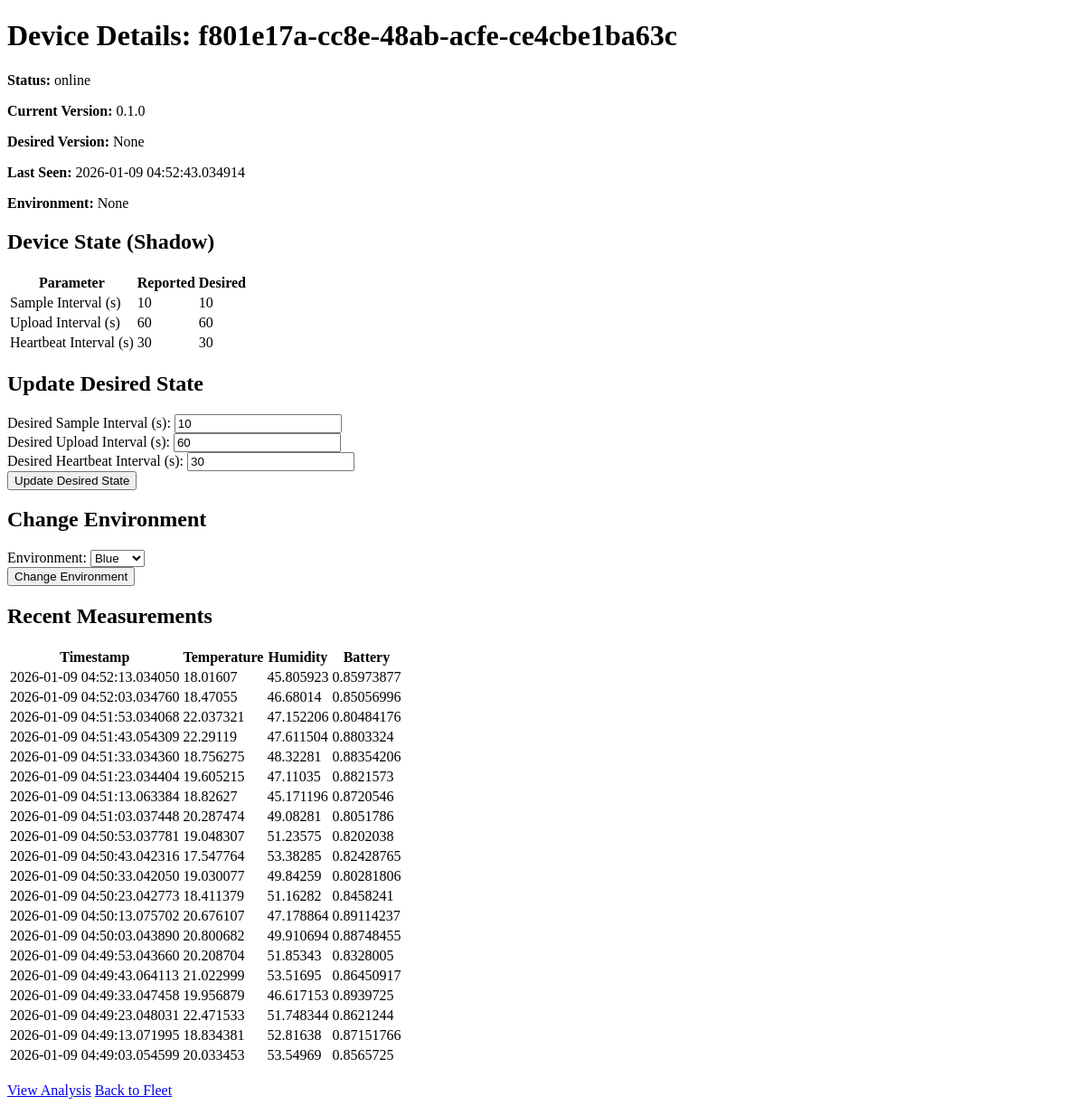
The app's page /devices/f801e17a-cc8e-48ab-acfe-ce4cbe1ba63c with its own data.
### app/models.py (models this page shows)
class Device(Base):
    __tablename__ = "devices"
    id = Column(String, primary_key=True, index=True)
    current_version = Column(String)
    desired_version = Column(String)
    last_seen = Column(DateTime, default=datetime.datetime.utcnow)
    status = Column(String)
    rollout_bucket = Column(Integer, default=lambda: random.randint(0, 99))
    environment = Column(String, default="blue")
    region = Column(String, nullable=True)
    hardware_rev = Column(String, nullable=True)
    reported_sample_interval_secs = Column(Integer, default=10)
    reported_upload_interval_secs = Column(Integer, default=60)
    reported_heartbeat_interval_secs = Column(Integer, default=30)
    desired_sample_interval_secs = Column(Integer, default=10)
    desired_upload_interval_secs = Column(Integer, default=60)
    desired_heartbeat_interval_secs = Column(Integer, default=30)
    measurements = relationship("Measurement", back_populates="device")
    errors = relationship("DeviceError", back_populates="device")

### app/ui/views.py (the view)
@router.get("/devices/{device_id}", response_class=HTMLResponse)
async def read_device(request: Request, device_id: str, db: Session = Depends(get_db)):
    device = db.query(models.Device).filter(models.Device.id == device_id).first()
    if device:
        measurements = db.query(models.Measurement).filter(models.Measurement.device_id == device_id).order_by(models.Measurement.timestamp.desc()).limit(20).all()
    else:
        measurements = []
    return templates.TemplateResponse("device_detail.html", {"request": request, "device": device, "measurements": measurements})

### app/ui/templates/device_detail.html (shortened to what this page needs)
<!DOCTYPE html>
<html>
<head>
    <link rel="stylesheet" href="/static/main.css">
</head>
<body>
    {% if device %}
    <h1>Device Details: {{ device.id }}</h1>
    <p><strong>Status:</strong> {{ device.status }}</p>
    <p><strong>Current Version:</strong> {{ device.current_version }}</p>
    <p><strong>Desired Version:</strong> {{ device.desired_version }}</p>
    <p><strong>Last Seen:</strong> {{ device.last_seen }}</p>
    <p><strong>Environment:</strong> {{ device.environment }}</p>
    <h2>Device State (Shadow)</h2>
    <table>
        <thead>
            <tr>
                <th>Parameter</th>
                <th>Reported</th>
                <th>Desired</th>
            </tr>
        </thead>
        <tbody>
            <tr>
                <td>Sample Interval (s)</td>
                <td>{{ device.reported_sample_interval_secs }}</td>
                <td class="{% if device.reported_sample_interval_secs != device.desired_sample_interval_secs %}unconverged{% endif %}">{{ device.desired_sample_interval_secs }}</td>
            </tr>
            <tr>
                <td>Upload Interval (s)</td>
                <td>{{ device.reported_upload_interval_secs }}</td>
                <td class="{% if device.reported_upload_interval_secs != device.desired_upload_interval_secs %}unconverged{% endif %}">{{ device.desired_upload_interval_secs }}</td>
            </tr>
            <tr>
                <td>Heartbeat Interval (s)</td>
                <td>{{ device.reported_heartbeat_interval_secs }}</td>
                <td class="{% if device.reported_heartbeat_interval_secs != device.desired_heartbeat_interval_secs %}unconverged{% endif %}">{{ device.desired_heartbeat_interval_secs }}</td>
            </tr>
        </tbody>
    </table>
    <h2>Update Desired State</h2>
    <form id="update-state-form">
        <div class="control-group">
            <label for="desired_sample_interval_secs">Desired Sample Interval (s):</label>
            <input type="number" id="desired_sample_interval_secs" name="desired_sample_interval_secs" value="{{ device.desired_sample_interval_secs }}">
        </div>
        <div class="control-group">
            <label for="desired_upload_interval_secs">Desired Upload Interval (s):</label>
            <input type="number" id="desired_upload_interval_secs" name="desired_upload_interval_secs" value="{{ device.desired_upload_interval_secs }}">
        </div>
        <div class="control-group">
            <label for="desired_heartbeat_interval_secs">Desired Heartbeat Interval (s):</label>
            <input type="number" id="desired_heartbeat_interval_secs" name="desired_heartbeat_interval_secs" value="{{ device.desired_heartbeat_interval_secs }}">
        </div>
        <button type="submit">Update Desired State</button>
    </form>
    <h2>Change Environment</h2>
    <form id="update-environment-form">
        <div class="control-group">
            <label for="environment">Environment:</label>
            <select id="environment" name="environment">
                <option value="blue" {% if device.environment == 'blue' %}selected{% endif %}>Blue</option>
            </select>
        </div>
        <button type="submit">Change Environment</button>
    </form>
    <h2>Recent Measurements</h2>
    <table>
        <thead>
            <tr>
                <th>Timestamp</th>
                <th>Temperature</th>
                <th>Humidity</th>
                <th>Battery</th>
            </tr>
        </thead>
        <tbody>
            {% for m in measurements %}
            <tr>
                <td>{{ m.timestamp }}</td>
                <td>{{ m.temp }}</td>
                <td>{{ m.humidity }}</td>
                <td>{{ m.battery }}</td>
            </tr>
            {% endfor %}
        </tbody>
    </table>
    {% else %}
    <h1>Device not found</h1>
    {% endif %}
    <br>
    <a href="/devices/{{ device.id }}/analysis" class="button">View Analysis</a>
    <a href="/">Back to Fleet</a>
</body>
</html>

### records on screen
Device: id "f801e17a-cc8e-48ab-acfe-ce4cbe1ba63c", status "online", current_version "0.1.0", desired_version "None", last_seen "2026-01-09 04:52:43.034914", environment "None", reported_sample_interval_secs "10", desired_sample_interval_secs "10", reported_upload_interval_secs "60", desired_upload_interval_secs "60", reported_heartbeat_interval_secs "30", desired_heartbeat_interval_secs "30"

### other values on screen
{{ m.timestamp }} "2026-01-09 04:52:13.034050" "2026-01-09 04:52:03.034760" "2026-01-09 04:51:53.034068" "2026-01-09 04:51:43.054309" "2026-01-09 04:51:33.034360" "2026-01-09 04:51:23.034404" "2026-01-09 04:51:13.063384" "2026-01-09 04:51:03.037448" "2026-01-09 04:50:53.037781" "2026-01-09 04:50:43.042316" "2026-01-09 04:50:33.042050" "2026-01-09 04:50:23.042773" "2026-01-09 04:50:13.075702" "2026-01-09 04:50:03.043890" "2026-01-09 04:49:53.043660" "2026-01-09 04:49:43.064113" "2026-01-09 04:49:33.047458" "2026-01-09 04:49:23.048031" "2026-01-09 04:49:13.071995" "2026-01-09 04:49:03.054599"
{{ m.temp }} "18.01607" "18.47055" "22.037321" "22.29119" "18.756275" "19.605215" "18.82627" "20.287474" "19.048307" "17.547764" "19.030077" "18.411379" "20.676107" "20.800682" "20.208704" "21.022999" "19.956879" "22.471533" "18.834381" "20.033453"
{{ m.humidity }} "45.805923" "46.68014" "47.152206" "47.611504" "48.32281" "47.11035" "45.171196" "49.08281" "51.23575" "53.38285" "49.84259" "51.16282" "47.178864" "49.910694" "51.85343" "53.51695" "46.617153" "51.748344" "52.81638" "53.54969"
{{ m.battery }} "0.85973877" "0.85056996" "0.80484176" "0.8803324" "0.88354206" "0.8821573" "0.8720546" "0.8051786" "0.8202038" "0.82428765" "0.80281806" "0.8458241" "0.89114237" "0.88748455" "0.8328005" "0.86450917" "0.8939725" "0.8621244" "0.87151766" "0.8565725"
